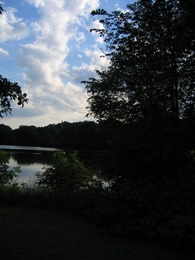
%> input picture TIM/TP/MyTpTIM/Image_jpg/lake.jpg, 195 x 260 px, shrunk from 800 x 1067 before the run
$ octave TP_Histo.m   (GNU Octave 9; MATLAB toolbox functions it lacks are replaced by stand-ins)
%> lines starting %> are read from the running program, lines starting %| are printed output that depends on the picture
### TIM/TP/MyTpTIM/Utils/imhist.m
function [histo,X] = imhist(pic,n)
%function [histo,X] = imhist(pic,n)
%
%
% perform histogram calculation
% INPUT:
%       pic: original gray tone picture in uint8 (or double between [0,1])
%       n  : number of bins
% OUTPUT:
%       histo: histogram
%       X    : gray values
%
%

%convert to uint8 in cas of double
if(isfloat(pic)==1)
  pic = uint8(255*min(max(pic,0),1));
end

%initialize
X = [0:n-1]/(n-1)*255;
histo = zeros(n,1);

%picture size
N_x = size(pic,1);
N_y = size(pic,2);

%loop on every pixels
for(k_x=1:N_x)
  for(k_y=1:N_y)

    %index in histogram
    k_histo = floor(double(pic(k_x,k_y))/255*(n-1))+1;

    %increment
    histo(k_histo) = histo(k_histo)+1;
  end
end

%return

### TIM/TP/MyTpTIM/TP2/histo_etalement.m
function [pic,new_histo,old_histo,X_histo] = histo_etalement(original_pic,alpha,beta)
%function [pic,new_histo,old_histo] = histo_etalement(original_pic,alpha,beta)
%
% Enlarge picture dynamic
%
%
%
% INPUT:
%       original_pic : original picture in uint8
%       alpha (>=1)  : a weighted parameter to adjust the maximum
%       of the dynamic
%       beta (>=1)   : a weighted parameter to adjust the minimum
%       of the dynamic (if min>0)
% OUTPUT:
%       pic      : picture after linearization
%       new_histo: the new histogram
%       old_histo: the old histogram
%       X_histo  : X value of the histogram (X_histo=[0:255])
%
%

%convert into int8 just in case of double
if(max(original_pic(:))<=1)
    original_pic = original_pic*256;
end

original_pic = uint8(original_pic);

%histogram calculation
[old_histo,X_histo] = imhist(original_pic,256);


%convert to double to perform calculation
original_pic = double(original_pic);

%take min and weighted max
pic_min =   beta *min(original_pic(:));
pic_max = 1/alpha*max(original_pic(:));


%enlarge histogram

% <TO DO !!!>
%
% pic = ...
%
% tronquez les valeurs de l'image entre 0 et 255, puis repassez
% l'image en codage sur des entiers uint8 (pensez aux fonctions min
% et max de matlab)
%
% </TO DO>

pic = 255*((original_pic-pic_min)/(pic_max-pic_min));
pic = uint8(max(min(pic,255),0));

%take new histogram
[new_histo,junk] = imhist(pic,256);

### TIM/TP/MyTpTIM/Utils/draw_results_black_and_white.m
function draw_results_black_and_white(pic,pic0,h,h0,title_fig)
%function draw_results_black_and_white(pic,pic0,h,h0,title_fig)
%
%


%affichage des r閟ultats
% _ histogrammes
figure
subplot(1,2,1);
plot([0:255],h0);
grid on
axis([0,255,0,max(h0)]);
xlabel('Niveau de gris')
ylabel('Effectif')
subplot(1,2,2);
plot([0:255],h);
grid on
axis([0,255,0,max(h0)]);
title([title_fig ' : Apr鑣'])
xlabel('Niveau de gris')
ylabel('Effectif')
% _ images
figure

colormap(gray(256));
subplot(1,2,1);
title(title_fig)
image(pic0);
axis equal
axis off
title([title_fig ' : Avant'])
subplot(1,2,2);
image(pic);
axis equal
axis off
title([title_fig ' : Apr鑣'])

### TIM/TP/MyTpTIM/TP2/histo_egalisation.m
function [pic,new_histo,old_histo,X_histo] = histo_egalisation(original_pic)
%function [pic,new_histo,old_histo] = histo_histo_egalisation(original_pic)
%
%
% Perform pic = 255/nbr_pixel * int_{x=0..p1}(h(x) dx)
%
% INPUT:
%       original_pic : original picture in uint8
%
% OUTPUT:
%       pic      : picture after histogram equalization
%       new_histo: the new histogram
%       old_histo: the old histogram
%       X_histo  : X value of the histogram (X_histo=[0:255])
%
%

%convert into int8 just in case of double
if(max(original_pic(:))<=1)
    original_pic = original_pic*255;
end
original_pic = uint8(original_pic);

%histogram calculation
[old_histo,X_histo] = imhist(original_pic,256);

%number of pixels
N_x = size(original_pic,1);
N_y = size(original_pic,2);
nbr_pixels = N_x*N_y;


%LUT
lut = 255/nbr_pixels*cumsum(old_histo);
%picture reshape
v_picture = reshape(original_pic,[nbr_pixels,1]);

%equalize and reshape picture
pic = reshape(lut(v_picture+1),[N_x,N_y]); %warning index start at 1

%truncate just in case and convert back to uint8
pic = uint8(max(min(pic,255),0));

%take new histogram
[new_histo,junk] = imhist(pic,256);

### TIM/TP/MyTpTIM/Utils/draw_results_color.m
function draw_results_color(pic,pic0,h,h0,title_fig)
%function draw_results_color(pic,pic0,h,h0,title_fig)
%
%

col = ['r','g','b'];

%affichage des r閟ultats
% _ histogrammes
figure

StrLabel{1} = 'Niveau Couleur Rouge';
StrLabel{2} = 'Niveau Couleur Vert';
StrLabel{3} = 'Niveau Couleur Bleu';

for k=0:2
    subplot(3,2,1+2*k);
    plot([0:255],h0(:,1+k),col(k+1));
    grid on
    axis([0,255,0,max(h0(:))]);
    xlabel(StrLabel{k+1})
    ylabel('Effectif')


    subplot(3,2,2+2*k);
    plot([0:255],h(:,1+k),col(k+1));
    grid on
    axis([0,255,0,max(h0(:))]);
    xlabel(StrLabel{k+1})
    ylabel('Effectif')
    title([title_fig ' : Apr鑣'])
end


% _ images
figure
subplot(1,2,1);
image(pic0);
axis equal
axis off
subplot(1,2,2);
image(pic);
axis equal
axis off
title([title_fig ' : Apr鑣'])

### TIM/TP/MyTpTIM/TP2/convert_rgb_to_YCbCr.m
function pic_YCbCr = convert_rgb_to_YCbCr(pic_rgb)
%function pic_YCbCr = convert_rgb_to_YCbCr(pic_rgb)
%
%
% Perform the change of basis RGB-> YCrCb
%
%
% INPUT:
%       pic_rgb: input picture in uint8
%
% OUTPUT:
%       pic_YCbCr: output picture in double
%
%

N_x = size(pic_rgb,1);
N_y = size(pic_rgb,2);
nbr_pixels = N_x*N_y;

%transformation matrix
M = [ [ 0.299 , 0.587 , 0.114];...
      [-0.168 ,-0.331 , 0.5];...
      [ 0.5 ,-0.4187 ,-0.0813] ];

%space conversion
%<TO DO: SPACE Conversion to the picture>
%
%

pic_YCbCr = reshape(double(pic_rgb)./255,[],3)*M;
pic_YCbCr = reshape(pic_YCbCr,size(pic_rgb));
% [14 lines of commented-out code are left out]

### TIM/TP/MyTpTIM/TP2/convert_YCbCr_to_rgb.m
function pic_rgb = convert_YCbCr_to_rgb(pic_YCbCr)
%function pic_rgb = convert_YCbCr_to_rgb(pic_YCbCr)
%
%
% Perform the change of basis YCbCr -> RGB
%
% INPUT:
%       pic_YCbCr: picture in YCbCr space (double)
%
% OUTPUT:
%       pic_rgb: picture in RGB space (uint8)
%
%

M = [ [ 0.299 , 0.587 , 0.114];...
      [-0.168 ,-0.331 , 0.5];...
      [ 0.5 ,-0.4187 ,-0.0813] ];

pic_rgb = reshape(double(pic_YCbCr), [], 3)*inv(M);
pic_rgb = reshape(pic_rgb, size(pic_YCbCr));

pic_rgb = pic_rgb.*255;
pic_rgb = uint8(pic_rgb);
% [21 lines of commented-out code are left out]

### TIM/TP/MyTpTIM/TP2/TP_Histo.m
%-----------------------------------------------------
% UE Traitement d'Image M1 Info
% TP2 programme TP_Histo.m
% Objectifs :
%  - Modification d'histogrammes
%       . Image en niveaux de gris, en couleur
%       . Etalement, Egalisation
%------------------------------------------------------

%effacement mémoire
clear
close all

%Rajouter le path de votre répertoire Utils
addpath ('..\Utils')

%Nom du répertoire des images JPG
dir_ima='..\Image_jpg';

%chargement de l'image

name_picture = 'lake.jpg';
% [5 lines of commented-out code are left out]

pic = imread([dir_ima '\' name_picture]);
%> pic is the input picture: size 260x195x3 uint8; mean R, G, B 54.6, 59.5, 64

%image noir et blanc
pic_gray = floor(0.299*pic(:,:,1)+0.587*pic(:,:,2)+0.114*pic(:,:,3));


%facteur d'étirement (à faire varier)
factor_max = 1.5; %fait décroitre le maximum (max/factor_max) 1.5 par défaut
factor_min = 1; %fait accroitre le minimum (si > 1) (min*factor_min) 1 par défaut


%%%%%%%%%%%%%%%%%%%%%%%%%%%%%%%%%%%%%%%%%%%
%1. Etalement d'histogramme noir et blanc
%%%%%%%%%%%%%%%%%%%%%%%%%%%%%%%%%%%%%%%%%%%

%appel de la fonction d'étalement d'histogramme

% <TO DO:  FONCTION A COMPLETER !!>
[pic_gray_linearized,h,h0] = histo_etalement(pic_gray,factor_max,factor_min);
%> after the loop in imhist, `for(k_x=1:N_x)`: histo = 256 values, max 4289 at index 4, min 1 at index 256, mean 198
%> in histo_etalement, `[old_histo,X_histo] = imhist(original_pic,256);`: old_histo has the same summary as histo in imhist; X_histo = 256 values from 0 to 255
%> in histo_etalement, `pic_min =   beta *min(original_pic(:));`: pic_min = 0
%> in histo_etalement, `pic_max = 1/alpha*max(original_pic(:));`: pic_max = 170
%> in histo_etalement, `[new_histo,junk] = imhist(pic,256);`: new_histo = 256 values, max 8820 at index 256, min 0 at index 2, mean 198; junk = 256 values from 0 to 255
%> h has the same summary as new_histo in histo_etalement; h0 has the same summary as histo in imhist
% </TO DO>


%affichage des résultats
title_fig=('Etalement en niveau de gris');
draw_results_black_and_white(pic_gray_linearized,pic_gray,h,h0, title_fig);
%> in draw_results_black_and_white, `ylabel('Effectif')`:
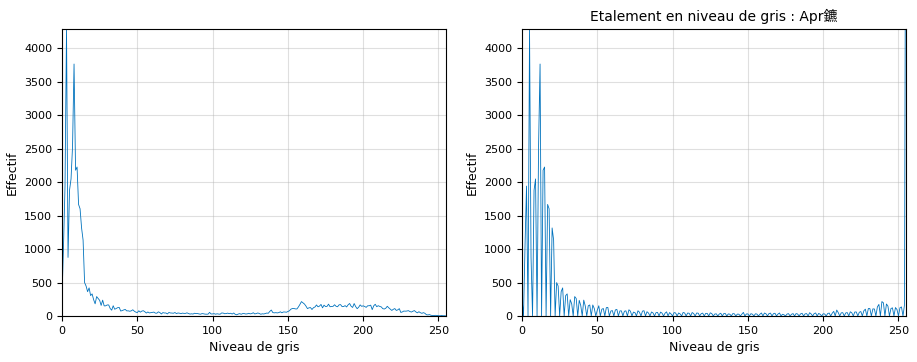
%> figure redrawn from the program's plot data, 2 panels; panel 1: curve peaks at x = 3, y = 4289; panel 2: curve peaks at x = 255, y = 8820, above the top of the axes

%Etalement
fprintf('\n[1]. Etalement d histogramme noir et blanc ... Pause\n');
pause


%%%%%%%%%%%%%%%%%%%%%%%%%%%%%%%%%%%%%%%%%%%%%%
%2. Egalisation d'histogramme noir et blanc
%%%%%%%%%%%%%%%%%%%%%%%%%%%%%%%%%%%%%%%%%%%%%%


%close all

%appel de la fonction d'egalisation d'histogramme

[pic_gray_equalized,h,h0] = histo_egalisation(pic_gray);
%> in histo_egalisation, `lut = 255/nbr_pixels*cumsum(old_histo);`: lut = 256 values from 1.38 to 255
%> in histo_egalisation, `[new_histo,junk] = imhist(pic,256);`: new_histo = 256 values, max 4289 at index 39, min 0 at index 1, mean 198
%> h has the same summary as new_histo in histo_egalisation


%affichage des résultats
title_fig=('Egalisation en niveau de gris');
draw_results_black_and_white(pic_gray_equalized,pic_gray,h,h0, title_fig);


%égalisation
fprintf('[2]. Egalisation d histogramme noir et blanc ... Pause\n');
pause


%%%%%%%%%%%%%%%%%%%%%%%%%%%%%%%%%%%%%
%3. etirement d'histogramme couleur (RGB naif)
%%%%%%%%%%%%%%%%%%%%%%%%%%%%%%%%%%%%%


%close all


%appel de la fonction d'étirement d'histogramme
pic_RGB_linearized = uint8(zeros(size(pic)));


% <TO DO:  étirement d'histogramme couleur séparé suivant R,G et B
% à compléter !!>
%
% obtenir pic_RGB_linearized, ainsi que chaque histogramme pour chaque
% composante [h_r,h_g,h_b]
%
%
% </TO DO>
[pic_RGB_linearized,h_r,h_r0] = histo_etalement(pic(:,:,1),factor_max,factor_min);
%> h_r = 256 values, max 7030 at index 256, min 0 at index 2, mean 198; h_r0 = 256 values, max 3033 at index 6, min 2 at index 255, mean 198
[pic_RGB_linearized,h_g,h_g0] = histo_etalement(pic(:,:,2),factor_max,factor_min);
%> h_g = 256 values, max 9303 at index 256, min 0 at index 2, mean 198; h_g0 = 256 values, max 2422 at index 5, min 1 at index 255, mean 198
[pic_RGB_linearized,h_b,h_b0] = histo_etalement(pic(:,:,3),factor_max,factor_min);
%> call 4 of histo_etalement, with alpha = 1.5, beta = 1
%> in histo_etalement (call 4), `[old_histo,X_histo] = imhist(original_pic,256);`: old_histo = 256 values, max 2747 at index 8, min 3 at index 255, mean 198
%> in histo_etalement (call 4), `pic = uint8(max(min(pic,255),0));`:
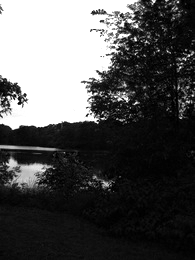
%> pic: size 260x195 uint8; min 0, max 255, mean 81.9
%> in histo_etalement (call 4), `[new_histo,junk] = imhist(pic,256);`: new_histo = 256 values, max 11905 at index 256, min 0 at index 2, mean 198
%> h_b has the same summary as new_histo in histo_etalement; h_b0 has the same summary as old_histo in histo_etalement

%affichage des résultats
title_fig=('Etalement en R, G, B');
draw_results_color(pic_RGB_linearized,pic,[h_r,h_g,h_b],[h_r0,h_g0,h_b0], title_fig);
%> after the loop in draw_results_color, `for k=0:2`:
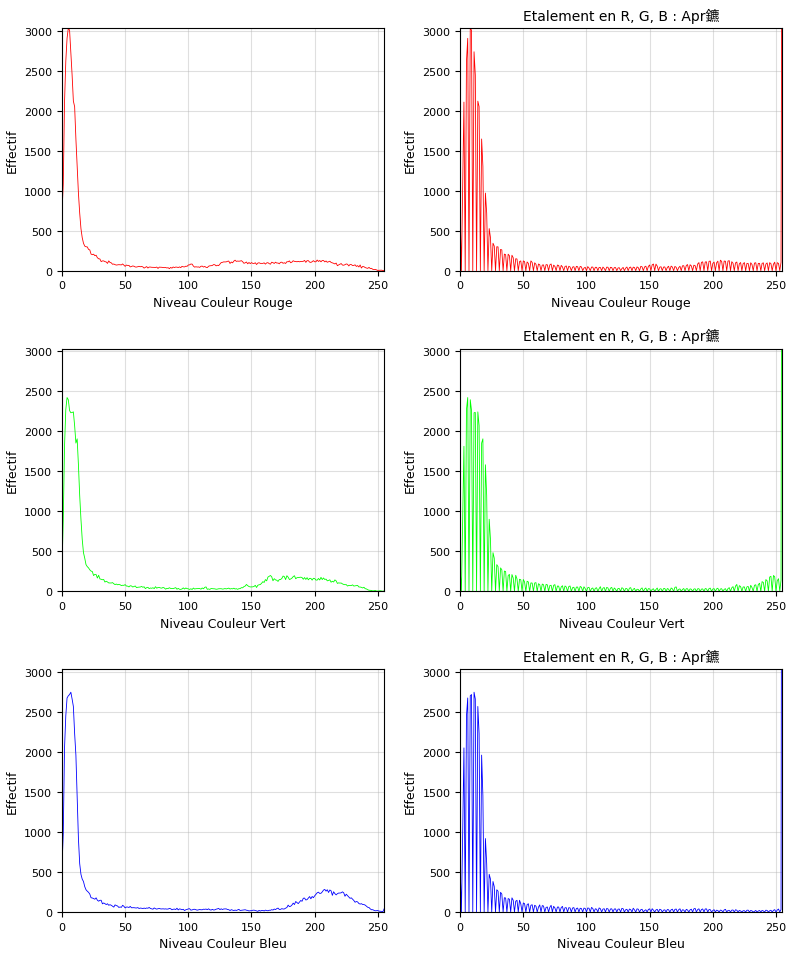
%> figure redrawn from the program's plot data, 6 panels; panel 1: curve peaks at x = 5, y = 3033; panel 2: curve peaks at x = 255, y = 7030, above the top of the axes; panel 3: curve peaks at x = 4, y = 2422; panel 5: curve peaks at x = 7, y = 2747


%égalisation
fprintf('[3]. Etalement d histogramme couleur ... Pause\n');
pause


%%%%%%%%%%%%%%%%%%%%%%%%%%%%%%%%%%%%%
%4. egalisation d'histogramme couleur (RGB naif)
%%%%%%%%%%%%%%%%%%%%%%%%%%%%%%%%%%%%%


%close all

%appel de la fonction d'egalisation d'histogramme
pic_RGB_equalized = uint8(zeros(size(pic)));


% <TO DO:  égalisation d'histogramme couleur séparé suivant R,G et B
% à compléter !!>
%
% obtenir pic_RGB_equalized, ainsi que chaque histogramme pour chaque
% composante [h_r,h_g,h_b]
%
%
% </TO DO>
[pic_RGB_equalized,h_r,h_r0] = histo_egalisation(pic(:,:,1));
%> h_r = 256 values, max 3033 at index 64, min 0 at index 1, mean 198
[pic_RGB_equalized,h_g,h_g0] = histo_egalisation(pic(:,:,2));
%> h_g = 256 values, max 2422 at index 40, min 0 at index 1, mean 198
[pic_RGB_equalized,h_b,h_b0] = histo_egalisation(pic(:,:,3));
%> in histo_egalisation (call 4), `lut = 255/nbr_pixels*cumsum(old_histo);`: lut = 256 values from 2.88 to 255
%> in histo_egalisation (call 4), `pic = reshape(lut(v_picture+1),[N_x,N_y]);`:
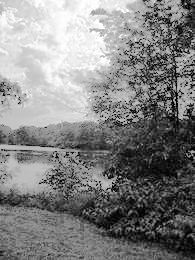
%> pic: size 260x195 double; min 2.88, max 254.8, mean 131
%> in histo_egalisation (call 4), `[new_histo,junk] = imhist(pic,256);`: new_histo = 256 values, max 2747 at index 86, min 0 at index 1, mean 198
%> h_b has the same summary as new_histo in histo_egalisation


%affichage des résultats
title_fig=('Egalisation en R, G, B');
draw_results_color(pic_RGB_equalized,pic,[h_r,h_g,h_b],[h_r0,h_g0,h_b0], title_fig);


%égalisation
fprintf('[4]. Egalisation d histogramme couleur ... Pause\n');
pause


%%%%%%%%%%%%%%%%%%%%%%%%%%%%%%%%%%%%%
%5. etirement d'histogramme couleur (changement base => luminosite)
%%%%%%%%%%%%%%%%%%%%%%%%%%%%%%%%%%%%%

%close all


%<TO DO: Etirement de l'histogramme couleur dans l'espace YCbCr>
%
% 1. conversion RGB->YCbCr (voir fonction convert_rgb_to_YCbCr)
% 2. étirement d'histogramme sur la coordonnée de luminance
% 3. conversion inverse YCbCr->RGB dans la variable pic_Lum_linearized (voir fonction convert_YCrCb_to_rgb)
%
%</TO DO>
pic_Lum_linearized = uint8(zeros(size(pic)));
pic_Lum_linearized=convert_rgb_to_YCbCr(pic);
[pic_Lum_linearized_Y,h,h0] = histo_etalement(pic_Lum_linearized(:,:,1),factor_max,factor_min);
%> call 5 of histo_etalement, with alpha = 1.5, beta = 1
%> in histo_etalement (call 5), `original_pic = uint8(original_pic);`:
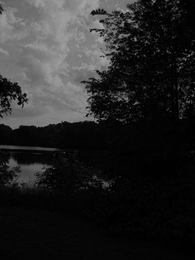
%> original_pic: size 260x195 uint8; min 0, max 162, mean 38.5
%> in histo_etalement (call 5), `[old_histo,X_histo] = imhist(original_pic,256);`: old_histo = 256 values, max 5815 at index 4, min 0 at index 164, mean 198
%> in histo_etalement (call 5), `pic_max = 1/alpha*max(original_pic(:));`: pic_max = 108
%> in histo_etalement (call 5), `[new_histo,junk] = imhist(pic,256);`: new_histo = 256 values, max 11204 at index 256, min 0 at index 2, mean 198
%> h has the same summary as new_histo in histo_etalement; h0 has the same summary as old_histo in histo_etalement
pic_Lum_linearized(:,:,1) = double(pic_Lum_linearized_Y)./255;
pic_Lum_linearized = convert_YCbCr_to_rgb(pic_Lum_linearized);
%> in convert_YCbCr_to_rgb, `pic_rgb = uint8(pic_rgb);`:
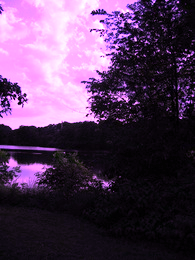
%> pic_rgb: size 260x195x3 uint8; mean R, G, B 84.5, 59.5, 89.9
%affichage des résultats
h_r = imhist(pic_Lum_linearized(:,:,1),256);
%> h_r = 256 values, max 11858 at index 256, min 8 at index 217, mean 198
h_g = imhist(pic_Lum_linearized(:,:,2),256);
%> h_g has the same summary as h_g0
h_b = imhist(pic_Lum_linearized(:,:,3),256);
%> h_b = 256 values, max 13172 at index 256, min 5 at index 220, mean 198

title_fig=('Etalement en luminance');
draw_results_color(pic_Lum_linearized,pic,[h_r,h_g,h_b],[h_r0,h_g0,h_b0], title_fig);

%étalement
fprintf('[5]. Etalement d histogramme couleur, changement de base ... Pause\n');
pause


%%%%%%%%%%%%%%%%%%%%%%%%%%%%%%%%%%%%%
%6. egalisation d'histogramme couleur (changement base => luminosite)
%%%%%%%%%%%%%%%%%%%%%%%%%%%%%%%%%%%%%

%close all

%<TO DO: Egalisation de l'histogramme couleur dans l'espace YCbCr>
%
% 1. conversion RGB->YCbCr (voir fonction convert_rgb_to_YCbCr)
% 2. Egalisation d'histogramme sur la coordonnée de luminance
% 3. conversion inverse YCbCr->RGB dans la variable pic_Lum_equalized (voir fonction convert_YCbCr_to_rgb)
%
%</TO DO>
pic_Lum_equalized = uint8(zeros(size(pic)));
pic_Lum_equalized = convert_rgb_to_YCbCr(pic);
[pic_Lum_equalized_Y,h,h0] = histo_egalisation(pic_Lum_equalized(:,:,1));
%> h = 256 values, max 5815 at index 64, min 0 at index 1, mean 198; h0 = 256 values, max 5815 at index 4, min 0 at index 163, mean 198
pic_Lum_equalized(:,:,1) = double(pic_Lum_equalized_Y)./255;
pic_Lum_equalized = convert_YCbCr_to_rgb(pic_Lum_equalized);
%> in convert_YCbCr_to_rgb (call 2), `pic_rgb = uint8(pic_rgb);`:
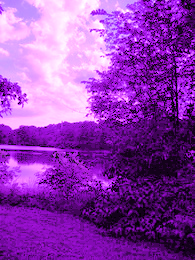
%> pic_rgb: size 260x195x3 uint8; mean R, G, B 142.6, 59.5, 173.4
%affichage des résultats
h_r = imhist(pic_Lum_equalized(:,:,1), 256);
%> h_r = 256 values, max 8185 at index 256, min 0 at index 1, mean 198
h_g = imhist(pic_Lum_equalized(:,:,2), 256);
h_b = imhist(pic_Lum_equalized(:,:,3), 256);
%> h_b = 256 values, max 15838 at index 256, min 0 at index 1, mean 198
title_fig=('Egalisation en luminance');
draw_results_color(pic_Lum_equalized,pic,[h_r,h_g,h_b],[h_r0,h_g0,h_b0], title_fig);

%égalisation
fprintf('[6]. Egalisation d histogramme couleur, changement de base ... Pause\n');
pause


%%%%%%%%%%%%%%%%%%%%%%%%%%%%%%%%%%%%%
%7. Comparaison Couleur
%%%%%%%%%%%%%%%%%%%%%%%%%%%%%%%%%%%%%

%étalement et égalisation en R,G, B iu en Luminance
%close all


figure
for k=1:2
    subplot(2,2,k);
    image(pic);
    axis equal
    axis off
    title('Image originale')
end

subplot(2,2,3);
image(pic_RGB_linearized);
axis equal
axis off
title('Image étalée en R, G, B')

subplot(2,2,4);
image(pic_Lum_linearized);
axis equal
axis off
title('Image étalée en Luminance')


figure
for k=1:2
    subplot(2,2,k);
    image(pic);
    axis equal
    axis off
    title('Image originale')
end

subplot(2,2,3);
image(pic_RGB_equalized);
axis equal
axis off
title('Image égalisée en R, G, B')

subplot(2,2,4);
image(pic_Lum_equalized);
axis equal
axis off
title('Image égalisée en Luminance')

fprintf('[7]. Comparaisons\n');
